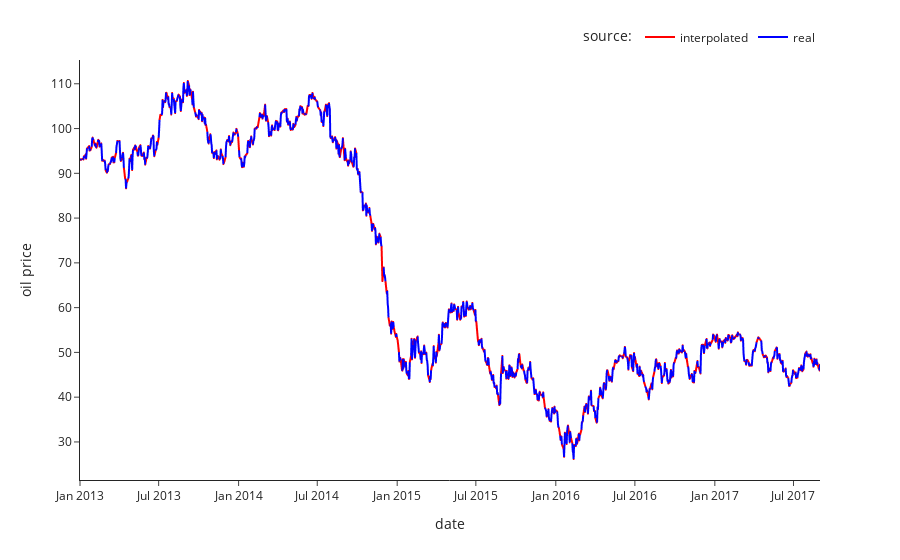

Write notebook code for a chart like this one.
### Code cell
# plt.plot(p.value)
fig = px.line(
    oil_p,
    x='date',
    y=['price_total', 'price'],
    color_discrete_sequence=['red', 'blue'],
    labels={'value': 'oil price', 'variable': 'source:'},
    # labels={'price_total': 'interpolated oil price', 'p
)
newnames = {'price_total':'interpolated', 'price': 'real'}
fig.for_each_trace(
    lambda t: t.update(
        name = newnames[t.name],
            legendgroup = newnames[t.name],
            hovertemplate = t.hovertemplate.replace(t.name, newnames[t.name])
    )
)
fig.update_layout(legend=dict(
    orientation='h',
    yanchor='bottom',
    y=1.02,
    xanchor='right',
    x=1,
))

### Figure 1 — Plotly figure (JSON) as saved in the notebook; plotly's stock layout.template omitted (floating-point values rounded to 4 significant figures; data arrays with more than 128 entries replaced by an {"elided": "..."} marker saying what was removed)
{"data": [{"hovertemplate": "source:=interpolated<br>date=%{x}<br>oil price=%{y}<extra></extra>", "legendgroup": "interpolated", "line": {"color": "red", "dash": "solid"}, "marker": {"symbol": "circle"}, "mode": "lines", "name": "interpolated", "showlegend": true, "type": "scattergl", "x": {"elided": "1704 str values"}, "xaxis": "x", "y": {"elided": "1704 float values"}, "yaxis": "y"}, {"hovertemplate": "source:=real<br>date=%{x}<br>oil real=%{y}<extra></extra>", "legendgroup": "real", "line": {"color": "blue", "dash": "solid"}, "marker": {"symbol": "circle"}, "mode": "lines", "name": "real", "showlegend": true, "type": "scattergl", "x": {"elided": "1704 str values"}, "xaxis": "x", "y": {"elided": "1704 float values"}, "yaxis": "y"}], "layout": {"legend": {"orientation": "h", "title": {"text": "source:"}, "tracegroupgap": 0, "x": 1, "xanchor": "right", "y": 1.02, "yanchor": "bottom"}, "margin": {"t": 60}, "xaxis": {"anchor": "y", "domain": [0, 1], "title": {"text": "date"}}, "yaxis": {"anchor": "x", "domain": [0, 1], "title": {"text": "oil price"}}}}
